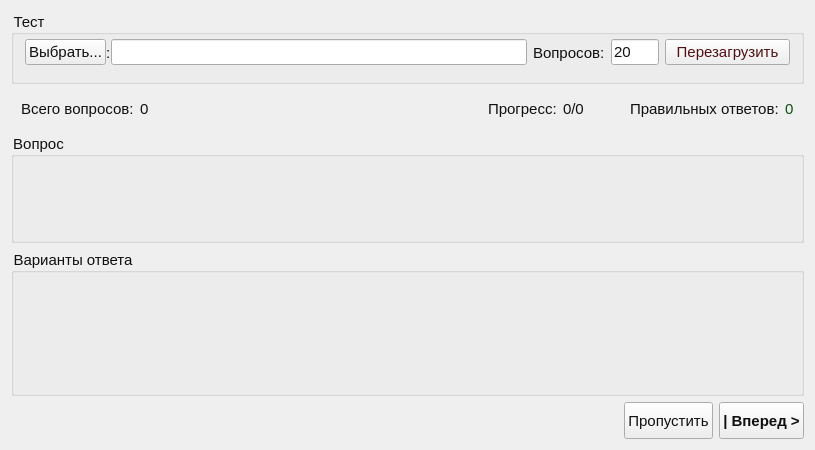
<?xml version="1.0" encoding="UTF-8"?>
<ui version="4.0">
 <class>MainWindow</class>
 <widget class="QMainWindow" name="MainWindow">
  <property name="geometry">
   <rect>
    <x>0</x>
    <y>0</y>
    <width>815</width>
    <height>450</height>
   </rect>
  </property>
  <property name="sizePolicy">
   <sizepolicy hsizetype="Minimum" vsizetype="Minimum">
    <horstretch>0</horstretch>
    <verstretch>0</verstretch>
   </sizepolicy>
  </property>
  <property name="minimumSize">
   <size>
    <width>0</width>
    <height>0</height>
   </size>
  </property>
  <property name="maximumSize">
   <size>
    <width>100500</width>
    <height>100500</height>
   </size>
  </property>
  <property name="windowTitle">
   <string>Тесты</string>
  </property>
  <property name="styleSheet">
   <string notr="true">font-size: 11pt; color: #101010</string>
  </property>
  <property name="documentMode">
   <bool>false</bool>
  </property>
  <widget class="QWidget" name="centralWidget">
   <layout class="QVBoxLayout" name="verticalLayout" stretch="2,1,3,4,1">
    <item>
     <widget class="QGroupBox" name="groupTest">
      <property name="title">
       <string>Тест</string>
      </property>
      <property name="flat">
       <bool>false</bool>
      </property>
      <property name="checkable">
       <bool>false</bool>
      </property>
      <layout class="QHBoxLayout" name="horizontalLayout" stretch="4,1,1">
       <property name="topMargin">
        <number>0</number>
       </property>
       <item>
        <layout class="QHBoxLayout" name="horizontalLayout_5">
         <property name="spacing">
          <number>0</number>
         </property>
         <property name="leftMargin">
          <number>0</number>
         </property>
         <item>
          <widget class="QPushButton" name="btnBrowse">
           <property name="text">
            <string>Выбрать...</string>
           </property>
          </widget>
         </item>
         <item>
          <widget class="QLabel" name="label_4">
           <property name="text">
            <string>:</string>
           </property>
          </widget>
         </item>
         <item>
          <widget class="QLineEdit" name="lineEdit">
           <property name="readOnly">
            <bool>true</bool>
           </property>
          </widget>
         </item>
        </layout>
       </item>
       <item>
        <layout class="QHBoxLayout" name="horizontalLayout_4">
         <property name="leftMargin">
          <number>0</number>
         </property>
         <item>
          <widget class="QLabel" name="label_2">
           <property name="text">
            <string>Вопросов:</string>
           </property>
          </widget>
         </item>
         <item>
          <widget class="QLineEdit" name="lineMaxQuestions">
           <property name="sizePolicy">
            <sizepolicy hsizetype="Preferred" vsizetype="Fixed">
             <horstretch>0</horstretch>
             <verstretch>0</verstretch>
            </sizepolicy>
           </property>
           <property name="minimumSize">
            <size>
             <width>0</width>
             <height>0</height>
            </size>
           </property>
           <property name="maximumSize">
            <size>
             <width>16777215</width>
             <height>16777215</height>
            </size>
           </property>
           <property name="inputMask">
            <string/>
           </property>
           <property name="text">
            <string>20</string>
           </property>
          </widget>
         </item>
        </layout>
       </item>
       <item>
        <layout class="QHBoxLayout" name="horizontalLayout_6">
         <property name="leftMargin">
          <number>0</number>
         </property>
         <item>
          <widget class="QPushButton" name="btnReload">
           <property name="styleSheet">
            <string notr="true">color: #501010</string>
           </property>
           <property name="text">
            <string>Перезагрузить</string>
           </property>
          </widget>
         </item>
        </layout>
       </item>
      </layout>
     </widget>
    </item>
    <item>
     <layout class="QHBoxLayout" name="horizontalLayout_2">
      <property name="leftMargin">
       <number>10</number>
      </property>
      <property name="rightMargin">
       <number>10</number>
      </property>
      <item>
       <widget class="QLabel" name="label_3">
        <property name="text">
         <string>Всего вопросов:</string>
        </property>
       </widget>
      </item>
      <item>
       <widget class="QLabel" name="lblQuestionsTotal">
        <property name="text">
         <string>0</string>
        </property>
       </widget>
      </item>
      <item>
       <spacer name="horizontalSpacer">
        <property name="orientation">
         <enum>Qt::Horizontal</enum>
        </property>
        <property name="sizeHint" stdset="0">
         <size>
          <width>40</width>
          <height>20</height>
         </size>
        </property>
       </spacer>
      </item>
      <item>
       <widget class="QLabel" name="lblProgressTitle">
        <property name="text">
         <string>Прогресс:</string>
        </property>
       </widget>
      </item>
      <item>
       <widget class="QLabel" name="lblProgress">
        <property name="text">
         <string>0/0</string>
        </property>
       </widget>
      </item>
      <item>
       <spacer name="horizontalSpacer_2">
        <property name="orientation">
         <enum>Qt::Horizontal</enum>
        </property>
        <property name="sizeType">
         <enum>QSizePolicy::Fixed</enum>
        </property>
        <property name="sizeHint" stdset="0">
         <size>
          <width>40</width>
          <height>20</height>
         </size>
        </property>
       </spacer>
      </item>
      <item>
       <widget class="QLabel" name="label">
        <property name="text">
         <string>Правильных ответов:</string>
        </property>
       </widget>
      </item>
      <item>
       <widget class="QLabel" name="lblRightness">
        <property name="styleSheet">
         <string notr="true">color: #105010</string>
        </property>
        <property name="text">
         <string>0</string>
        </property>
       </widget>
      </item>
     </layout>
    </item>
    <item>
     <widget class="QGroupBox" name="groupQuestion">
      <property name="title">
       <string>Вопрос</string>
      </property>
      <layout class="QVBoxLayout" name="verticalLayout_2">
       <item>
        <widget class="QLabel" name="lblQuestion">
         <property name="text">
          <string/>
         </property>
         <property name="wordWrap">
          <bool>true</bool>
         </property>
        </widget>
       </item>
      </layout>
     </widget>
    </item>
    <item>
     <widget class="QGroupBox" name="groupAnswers">
      <property name="title">
       <string>Варианты ответа</string>
      </property>
      <property name="flat">
       <bool>false</bool>
      </property>
      <layout class="QVBoxLayout" name="answersLayout">
       <property name="spacing">
        <number>9</number>
       </property>
      </layout>
     </widget>
    </item>
    <item>
     <layout class="QHBoxLayout" name="horizontalLayout_3">
      <item>
       <spacer name="horizontalSpacer_3">
        <property name="orientation">
         <enum>Qt::Horizontal</enum>
        </property>
        <property name="sizeHint" stdset="0">
         <size>
          <width>40</width>
          <height>20</height>
         </size>
        </property>
       </spacer>
      </item>
      <item>
       <widget class="QPushButton" name="btnSkip">
        <property name="sizePolicy">
         <sizepolicy hsizetype="Preferred" vsizetype="Preferred">
          <horstretch>0</horstretch>
          <verstretch>0</verstretch>
         </sizepolicy>
        </property>
        <property name="text">
         <string>Пропустить</string>
        </property>
       </widget>
      </item>
      <item>
       <widget class="QPushButton" name="btnNext">
        <property name="sizePolicy">
         <sizepolicy hsizetype="Preferred" vsizetype="Preferred">
          <horstretch>0</horstretch>
          <verstretch>0</verstretch>
         </sizepolicy>
        </property>
        <property name="font">
         <font>
          <pointsize>11</pointsize>
          <weight>75</weight>
          <bold>true</bold>
         </font>
        </property>
        <property name="text">
         <string>| Вперед &gt;</string>
        </property>
       </widget>
      </item>
     </layout>
    </item>
   </layout>
  </widget>
 </widget>
 <layoutdefault spacing="6" margin="11"/>
 <resources/>
 <connections/>
</ui>
